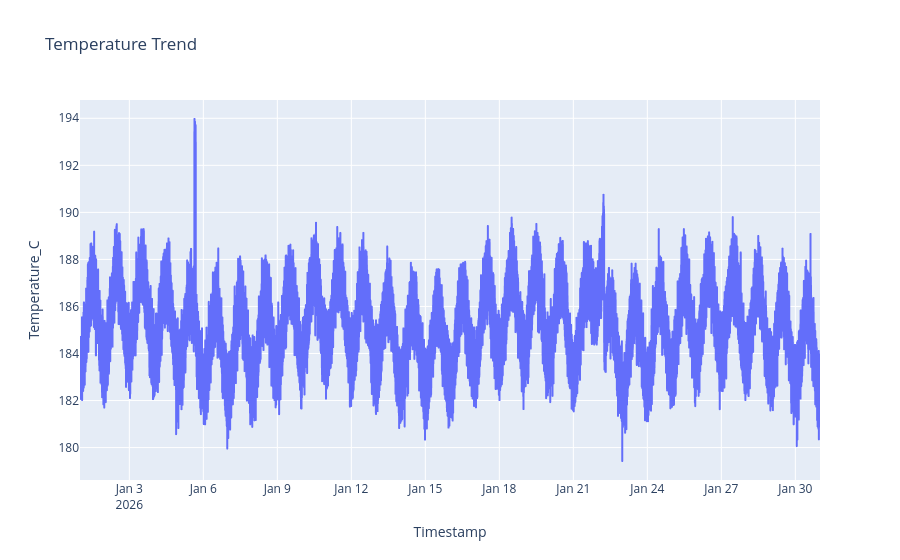

The code cell stored with this chart in its notebook:
### Code cell
fig = px.line(
    df,
    x= "Timestamp",
    y= "Temperature_C",
    title = "Temperature Trend"
)

fig.show()

### Figure 1 — Plotly figure (JSON) as saved in the notebook; plotly's stock layout.template omitted (floating-point values rounded to 4 significant figures; data arrays with more than 128 entries replaced by an {"elided": "..."} marker saying what was removed)
{"data": [{"hovertemplate": "Timestamp=%{x}<br>Temperature_C=%{y}<extra></extra>", "legendgroup": "", "line": {"color": "#636efa", "dash": "solid"}, "marker": {"symbol": "circle"}, "mode": "lines", "name": "", "showlegend": false, "type": "scattergl", "x": {"elided": "43200 str values"}, "xaxis": "x", "y": {"elided": "43200 float values"}, "yaxis": "y"}], "layout": {"legend": {"tracegroupgap": 0}, "title": {"text": "Temperature Trend"}, "xaxis": {"anchor": "y", "domain": [0, 1], "title": {"text": "Timestamp"}}, "yaxis": {"anchor": "x", "domain": [0, 1], "title": {"text": "Temperature_C"}}}}
